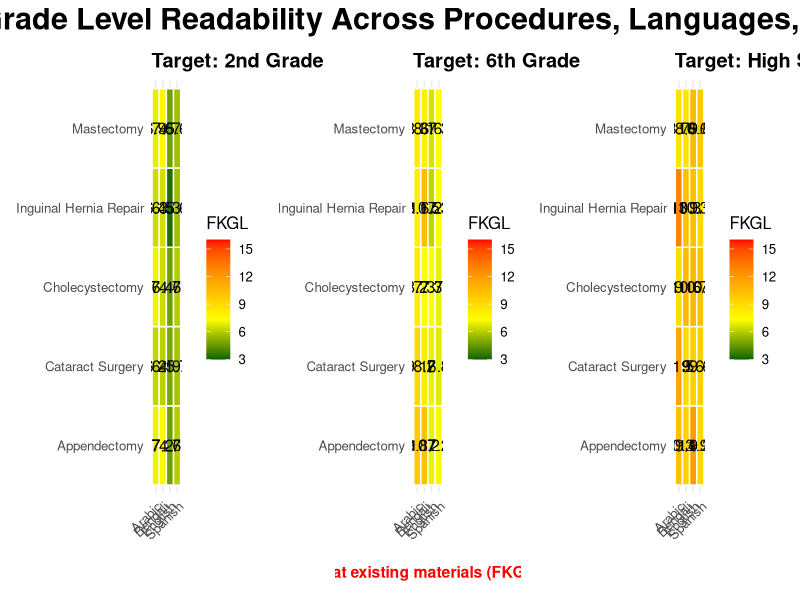

This chart was generated by the following R code:
library(readxl)
library(dplyr)
library(ggplot2)
library(patchwork)

# Load your data
df <- read_excel("Multilingual_PostOp_Instructions.xlsx")

# Clean and prepare
df_clean <- df %>%
  filter(!is.na(FKGL), !is.na(Procedure), !is.na(Language), !is.na(`Reading Level`)) %>%
  mutate(`Reading Level` = factor(`Reading Level`, levels = c("2nd Grade", "6th Grade", "High School")))

# Target grade FKGL levels
target_lookup <- c("2nd Grade" = 2, "6th Grade" = 6, "High School" = 9)

# Heatmap function
make_heatmap <- function(level_label) {
  target_fkgl <- target_lookup[[level_label]]
  df_filtered <- df_clean %>% filter(`Reading Level` == level_label)
  
  df_summary <- df_filtered %>%
    group_by(Procedure, Language) %>%
    summarise(mean_FKGL = round(mean(FKGL, na.rm = TRUE), 1), .groups = "drop")
  
  base_plot <- ggplot(df_summary, aes(x = Language, y = Procedure, fill = mean_FKGL)) +
    geom_tile(color = "white", linewidth = 0.5) +
    geom_text(aes(label = mean_FKGL), color = "black", size = 4) +
    scale_fill_gradientn(
      colours = c("darkgreen", "yellow", "red"),
      values = scales::rescale(c(3, 6, 12)),
      limits = c(3, 16),
      name = "FKGL"
    ) +
    labs(
      title = paste("Target:", level_label),
      x = NULL,
      y = NULL
    ) +
    theme_minimal(base_size = 12) +
    theme(
      axis.text.x = element_text(angle = 45, hjust = 1),
      plot.title = element_text(face = "bold")
    )
  
  return(base_plot)
}

# Create the three main heatmaps
p1 <- make_heatmap("2nd Grade")
p2 <- make_heatmap("6th Grade")
p3 <- make_heatmap("High School")

# Create red annotation (only for 6th grade plot)
df_6 <- df_clean %>% filter(`Reading Level` == "6th Grade")
pct_better_than_existing <- round(mean(df_6$FKGL < 9.8, na.rm = TRUE) * 100, 1)

pct_better_than_existing = 85

p2_text <- ggplot() +
  annotate("text", x = 0.5, y = 0.5,
           label = paste0(pct_better_than_existing, "% beat existing materials (FKGL < 9.8)"),
           color = "red", size = 4, fontface = "bold") +
  theme_void() +
  theme(plot.margin = margin(0, 0, 0, 0))

# Blank plots for bottom row spacing
empty_text <- ggplot() + theme_void()

# Combine plots using patchwork
final_plot <- (p1 | p2 | p3) /
  (empty_text | p2_text | empty_text) +
  plot_layout(heights = c(10, 1)) +
  plot_annotation(
    title = "GPT-4o Flesch Kincaid Grade Level Readability Across Procedures, Languages, and Target Grade Levels",
    theme = theme(plot.title = element_text(size = 22, face = "bold", hjust = 0.5))
  )

# Display
final_plot